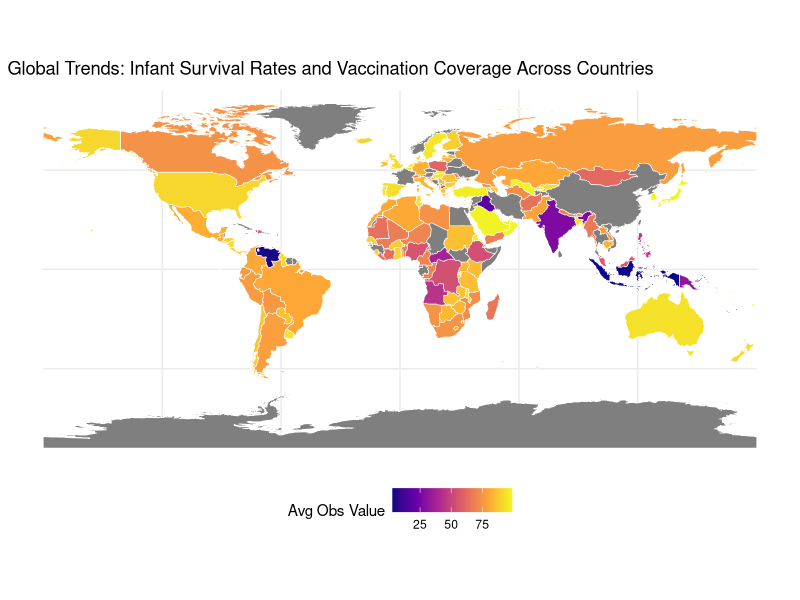
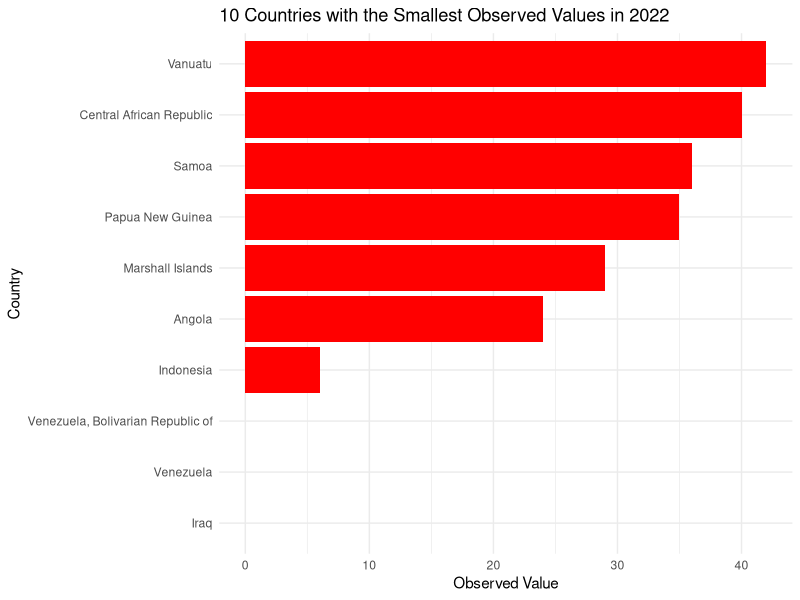
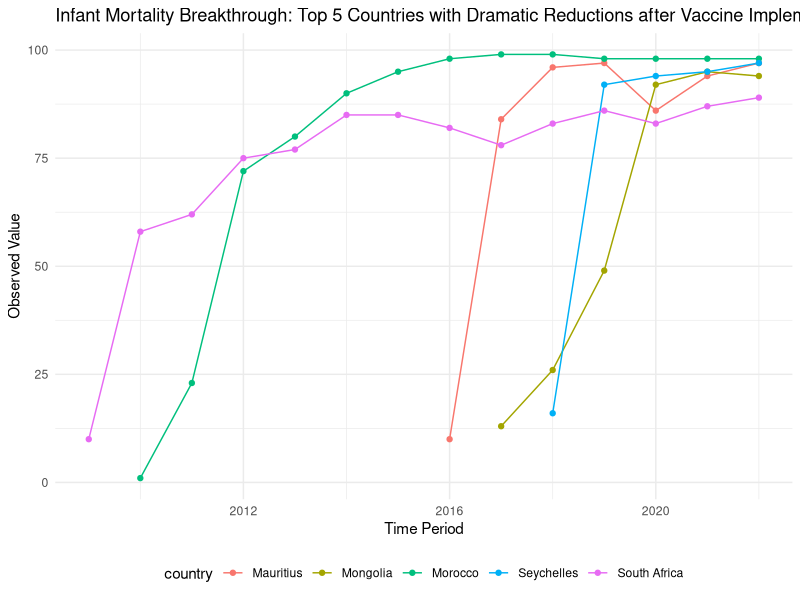
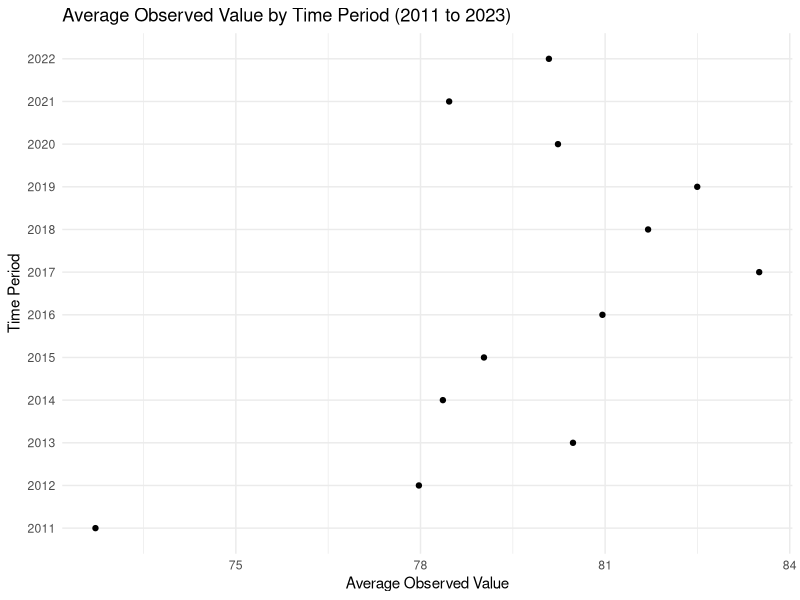

Reproduce these figures in R, in order.
## ---- chunk 1
show_col_types = FALSE
my_data <- read.csv("unicef_indicator_2 (1).csv")
## ---- chunk 2
library(ggplot2)
library(dplyr)
library(sf)
library(rnaturalearth)
library(rnaturalearthdata)

# Assuming your data has the columns 'country', 'time_period', and 'obs_value'
# Calculate the average observed value per country
avg_obs_value <- my_data %>%
  group_by(alpha_3_code) %>%
  summarize(avg_value = mean(obs_value, na.rm = TRUE))  # Replace na.rm = TRUE if you want to ignore NA values

# Get the world map data
world <- ne_countries(scale = "medium", returnclass = "sf")

# Merge the average observed values with the world map
world_data <- world %>%
  left_join(avg_obs_value, by = c("iso_a3" = "alpha_3_code"))

# Plot the map
ggplot(data = world_data) +
  geom_sf(aes(fill = avg_value), color = "white") +
  scale_fill_viridis_c(name = "Avg Obs Value", option = "C") +
  labs(title = "Global Trends: Infant Survival Rates and Vaccination Coverage Across Countries") +
  theme_minimal() +
  theme(legend.position = "bottom")

## ---- chunk 3
top_10_2022_asc <- my_data %>%
  dplyr::filter(time_period == 2022) %>%
  dplyr::arrange(obs_value) %>%
  dplyr::slice_min(order_by = obs_value, n = 10)

# Creating the horizontal bar chart for these countries
ggplot(top_10_2022_asc, aes(x = reorder(country, obs_value), y = obs_value)) +
  geom_bar(stat = "identity", fill = "red") +
  labs(x = "Country", y = "Observed Value",
       title = "10 Countries with the Smallest Observed Values in 2022") +
  theme_minimal() +
  coord_flip()
## ---- chunk 4
df_time_filtered <- my_data %>%
  filter(time_period >= 2009, time_period <= 2023)

# Calculate the change in observed value for each country from 2009 to 2023
df_change <- df_time_filtered %>%
  group_by(country) %>%
  summarise(
    start_value = first(obs_value[time_period == min(time_period)]),
    end_value = last(obs_value[time_period == max(time_period)]),
    change = end_value - start_value
  ) %>%
  ungroup()

# Get the top 5 countries with the highest reduction (assuming lower obs_value is better)
top_countries <- df_change %>%
  arrange(desc(change)) %>%
  top_n(5, change) %>%
  select(country)

# Filter the original data to include only the top 5 countries
df_top_countries <- df_time_filtered %>%
  filter(country %in% top_countries$country)

# Create the line chart
ggplot(df_top_countries, aes(x = time_period, y = obs_value, color = country)) +
  geom_line() +
  geom_point() +
  labs(title = "Infant Mortality Breakthrough: Top 5 Countries with Dramatic Reductions after Vaccine Implementation",
       x = "Time Period",
       y = "Observed Value") +
  theme_minimal() +
  theme(legend.position = "bottom")
## ---- chunk 5
df_filtered <- my_data %>%
  filter(time_period >= 2011, time_period <= 2023)

# Calculate the average obs_value for each time period
time_period_averages <- df_filtered %>%
  group_by(time_period) %>%
  summarize(avg_obs_value = mean(obs_value, na.rm = TRUE)) %>%
  arrange(desc(avg_obs_value))

# Create a scatter plot with time_period on the y-axis and avg_obs_value on the x-axis
ggplot(time_period_averages, aes(x = avg_obs_value, y = as.factor(time_period))) +
  geom_point() +
  labs(x = "Average Observed Value", y = "Time Period", title = "Average Observed Value by Time Period (2011 to 2023)") +
  theme_minimal()
